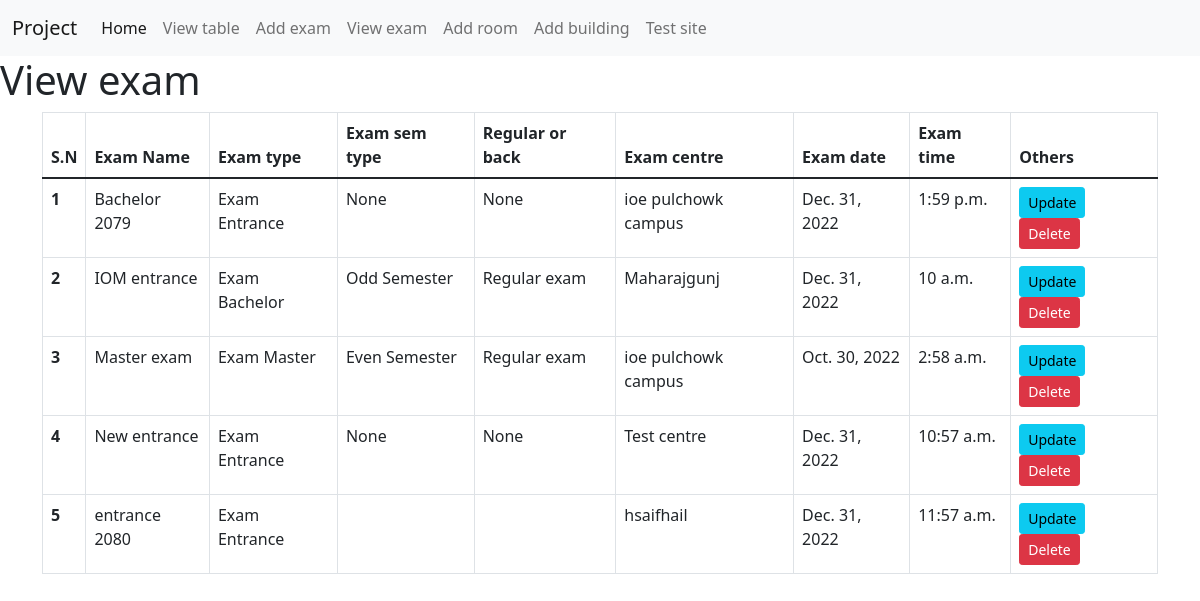
The page /viewexam on the database its author committed.
### home/models.py (models this page shows, shortened)
class Addexam(models.Model):
    examname=models.CharField(max_length=122)
    examtype=models.CharField(max_length=122)
    examsemtype=models.CharField(max_length=122,blank=True,null=True)
    regularback=models.CharField(max_length=122,blank=True,null=True)
    examcentre=models.CharField(max_length=122)
    examdate=models.CharField(max_length=122)
    newexamdate=models.DateField(max_length=122,blank=True, null=True)
    examtime=models.CharField(max_length=122)
    newexamtime=models.TimeField(max_length=122,blank=True, null=True)
    examdesc=models.TextField()
    examnewapp=models.ManyToManyField(Newapp,blank=True)

### home/views.py (the view)
# urls.py: path("viewexam",views.viewexam,name='viewexam'),
def viewexam(request):
    addexam_data = Addexam.objects.all()
    exam_data = {
        "addexam_data": addexam_data,
    }
    return render(request, "viewexam.html", exam_data)

### templates/viewexam.html (shortened to what this page needs)
{% extends 'base.html' %}
{% block viewexamcontent %}
<h1>View exam</h1>
<div class="container ">
    <table class="table table-hover table-bordered ">
        <thead>
            <tr>
                <th scope="col">S.N</th>
                <th scope="col">Exam Name</th>
                <th scope="col">Exam type</th>
                <th scope="col">Exam sem type</th>
                <th scope="col">Regular or back</th>
                <th scope="col">Exam centre</th>
                <th scope="col">Exam date</th>
                <th scope="col">Exam time</th>
                <th scope="col">Others</th>
            </tr>
        </thead>
        <tbody>
            {% for n in addexam_data %}
            <tr >
                <th>{{forloop.counter}}</th>
                <td>{{n.examname}}</td>
                <td>{{n.examtype}}</td>
                <td>{{n.examsemtype}}</td>
                <td>{{n.regularback}}</td>
                <td>{{n.examcentre}}</td>
                <td>{{n.newexamdate}}</td>
                <td>{{n.newexamtime}}</td>
                <td>
                    <a href="{% url 'updateexam' n.id %}" ><button class="btn btn-info btn-sm">Update</button></a>
                    <a href="{% url 'deleteexam' n.id %}" ><button class="btn btn-danger btn-sm">Delete</button></a>
                </td>
            </tr>
            {% endfor %}
        </tbody>
    </table>
</div>
{% endblock viewexamcontent %}

### rows shown on the page
Addexam: examname "Bachelor 2079", examtype "Exam Entrance", examsemtype "None", regularback "None", examcentre "ioe pulchowk campus", newexamdate "Dec. 31, 2022", newexamtime "1:59 p.m."
Addexam: examname "IOM entrance", examtype "Exam Bachelor", examsemtype "Odd Semester", regularback "Regular exam", examcentre "Maharajgunj", newexamdate "Dec. 31, 2022", newexamtime "10 a.m."
Addexam: examname "Master exam", examtype "Exam Master", examsemtype "Even Semester", regularback "Regular exam", examcentre "ioe pulchowk campus", newexamdate "Oct. 30, 2022", newexamtime "2:58 a.m."
Addexam: examname "New entrance", examtype "Exam Entrance", examsemtype "None", regularback "None", examcentre "Test centre", newexamdate "Dec. 31, 2022", newexamtime "10:57 a.m."
Addexam: examname "entrance 2080", examtype "Exam Entrance", examcentre "hsaifhail", newexamdate "Dec. 31, 2022", newexamtime "11:57 a.m."
